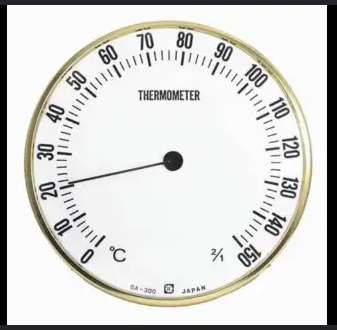
#> input picture eval/images/meter1.png, 337 x 330 px, given in place of meter1.jpg, which was not available
$ python ocr_meter.py
#> lines starting #> are read from the running program, lines starting #| are printed output that depends on the picture; after the words box and inside, x2 and y2 are one past the last pixel; in counts of white or black regions, pixels touching at a corner belong together; pictures that were not available may be replaced by others from this repository, and a replacement may not be noted
import cv2
import pytesseract

pytesseract.pytesseract.tesseract_cmd = r'C:\Program Files\Tesseract-OCR\tesseract.exe'

def main():
    img = cv2.imread("meter1.jpg")
#> img is the input picture: shape (330, 337, 3); mean B, G, R 212.3, 215.1, 215.1
    if img is None:
        print("画像が見つかりません。")
        return

    output_img = img.copy()

   # 2. 前処理（大津の二値化）
    gray = cv2.cvtColor(img, cv2.COLOR_BGR2GRAY)
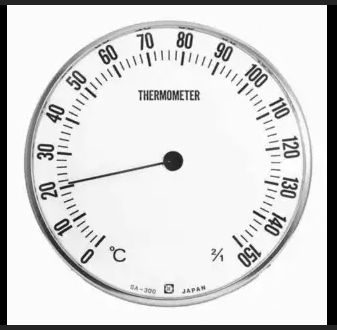
#> gray: shape (330, 337); min 0, max 255, mean 214.8
    _, thresh = cv2.threshold(gray, 0, 255, cv2.THRESH_BINARY + cv2.THRESH_OTSU)
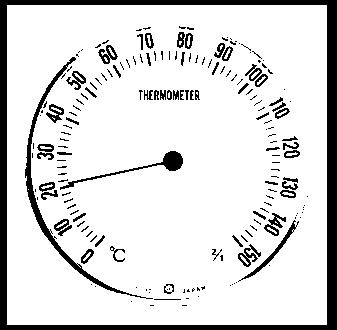
#> thresh: shape (330, 337); 86% white; 188 black regions (128 under 20 px), largest, box (x1, y1, x2, y2) and area: (0, 0, 337, 330) 8810, (25, 57, 153, 299) 1402, (60, 151, 183, 190) 568

    # ★【新規追加】文字を「太らせて」繋げる処理
    # (これにより、1文字ずつの泣き別れを防ぎ、ノイズを統合します)
    kernel_size = 5 # 繋げる強さ。1文字泣き別れが多い場合は大きくします
    kernel = cv2.getStructuringElement(cv2.MORPH_RECT, (kernel_size, kernel_size))

    # 膨張処理 (一度白を太らせる)
    dilated = cv2.dilate(thresh, kernel, iterations=1)
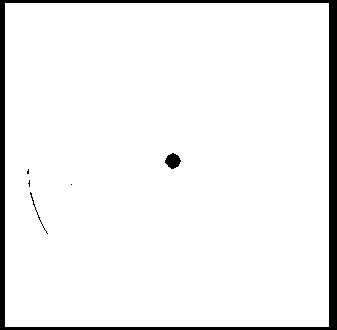
#> dilated: shape (330, 337); 94.2% white; 6 black regions (3 under 20 px), largest, box (x1, y1, x2, y2) and area: (0, 0, 337, 330) 6234, (165, 153, 181, 169) 173, (30, 192, 48, 234) 48
    # 【チェック用】文字が繋がっているか確認
    cv2.imshow("Check Dilation Image", dilated)

    # 3. 輪郭（文字の塊）を見つける
    # ★【変更】thresh ではなく、繋げたあとの dilated を渡します
    contours, _ = cv2.findContours(dilated, cv2.RETR_EXTERNAL, cv2.CHAIN_APPROX_SIMPLE)
#> contours = [[[5, 3], [5, 326], [328, 326], [328, 3]]]

    print("--- 各塊のサイズチェック ---")
    for cnt in contours:
        x, y, w, h = cv2.boundingRect(cnt)

        # ★【超重要】メーターの数字（横長）に合わせたサイズフィルター
        # 1文字だけの縦線（幅が狭すぎるもの）や、右下の巨大なノイズ（幅・高さが大きすぎるもの）を完全に弾きます
        if w < 40 or h < 35:   # 縦線や小さすぎるゴミを無視
            continue
        if w > 200 or h > 100: # 画面全体や大きすぎるノイズを無視
            continue

        print(f"塊を発見 -> 座標:({x}, {y}) 幅(w):{w}, 高さ(h):{h}")

        # 切り出しマージン（Tesseractが認識しやすい適度な広さ）
        margin = 10
        ymin = max(0, y - margin)
        ymax = min(img.shape[0], y + h + margin)
        xmin = max(0, x - margin)
        xmax = min(img.shape[1], x + w + margin)

        cropped = thresh[ymin:ymax, xmin:xmax]

        # ★ 傾き補正ではなく、Tesseractのモードを「--psm 7（単一のテキスト行）」に変更
        # これにより、多少傾いていても「1行の文字列」として文字の並びを正しく認識してくれます
        custom_config = r'--psm 7 -c tessedit_char_whitelist=0123456789km/h'
        text = pytesseract.image_to_string(cropped, config=custom_config).strip()

        # 誤認識でよくある「/」などの記号単体や、1文字のゴミは無視する
        if text and text not in ['/', 'l', 'I', '|']:
            print(f"  └ 【OCR成功】: {text}")
            # 描画
            cv2.rectangle(output_img, (x, y), (x + w, y + h), (0, 255, 0), 2)
            cv2.putText(output_img, text, (x, y - 5), cv2.FONT_HERSHEY_SIMPLEX, 0.6, (0, 0, 255), 2)
#> this loop made 1 pass
#> (cnt, x, y, w, h) on pass 1: ([[5, 3], [5, 326], [328, 326], [328, 3]], 5, 3, 324, 324)

    # 6. 結果を表示
    cv2.imshow("Advanced OCR Result", output_img)
    cv2.waitKey(0)
    cv2.destroyAllWindows()

if __name__ == "__main__":
    main()

$ run again, with eval/images/meter3.png copied over eval/images/meter1.png
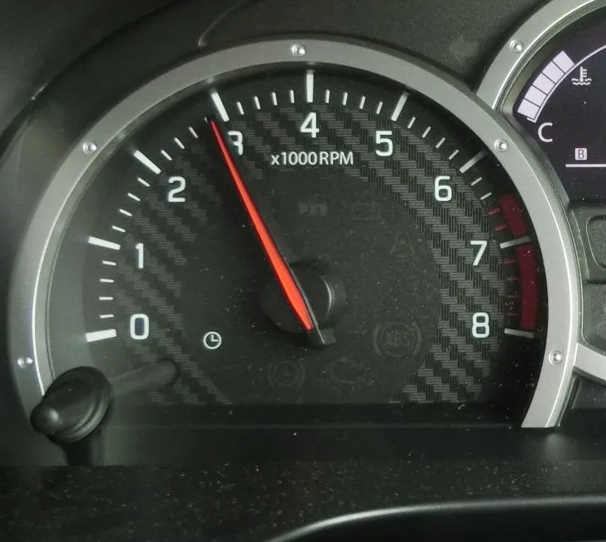
#> input picture eval/images/meter3.png, 606 x 542 px, given in place of meter1.jpg, which was not available
#> in main, img is the input picture: shape (542, 606, 3); mean B, G, R 61.6, 67.6, 63.7
#> in main, `_, thresh = cv2.threshold(gray, 0, 255, cv2.THRESH_BINARY + cv2.THRESH..`:
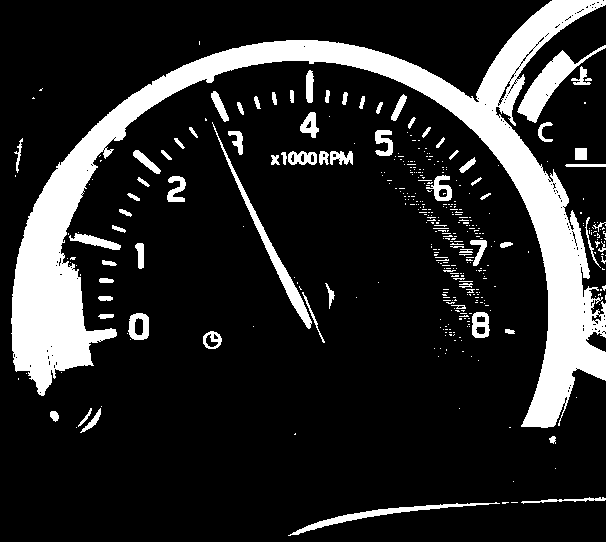
#> thresh: shape (542, 606); 16.3% white; 403 white regions (330 under 20 px), largest, box (x1, y1, x2, y2) and area: (11, 0, 606, 428) 40526, (517, 45, 606, 123) 1742, (212, 122, 312, 329) 1401
#> dilated: shape (542, 606); 24.2% white; 84 white regions
#> contours = 84 contours, 18 with area under 20; largest, box (x1, y1, x2, y2) and area: (9, 0, 606, 430) 51680, (373, 128, 497, 281) 4105, (210, 120, 327, 345) 2788, (286, 495, 606, 538) 2356, (429, 242, 493, 340) 2088
#> the loop in main, `for cnt in contours:` made 33 passes
#> (cnt, x, y, w, h) on passes 2, 3, 6, 8, 10, 11: ([[511, 479], [511, 483], [515, 483], [515, 479]], 511, 479, 5, 5), ([[553, 466], [553, 470], [557, 470], [557, 466]], 553, 466, 5, 5), ([[507, 425], [507, 429], [512, 429], [512, 425]], 507, 425, 6, 5), ([[457, 406], [457, 410], [461, 410], [461, 406]], 457, 406, 5, 5), ([[574, 395], [574, 399], [578, 399], [578, 395]], 574, 395, 5, 5), ([[16, 376], [16, 381], [20, 381], [20, 376]], 16, 376, 5, 6)
#> (printed output is left out)
#> after the loop in main, `for cnt in contours:`:
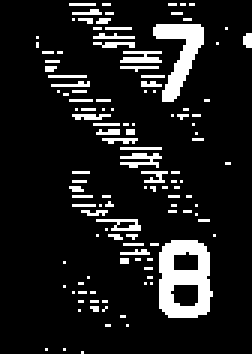
#> cropped: shape (118, 84) (shown 3 times larger); 11.7% white; 122 white regions (114 under 20 px), largest, box (x1, y1, x2, y2) and area: (53, 80, 71, 106) 319, (51, 8, 68, 34) 198, (40, 17, 54, 21) 40

$ run again, with eval/images/meter2.jpg saved as eval/images/meter1.png
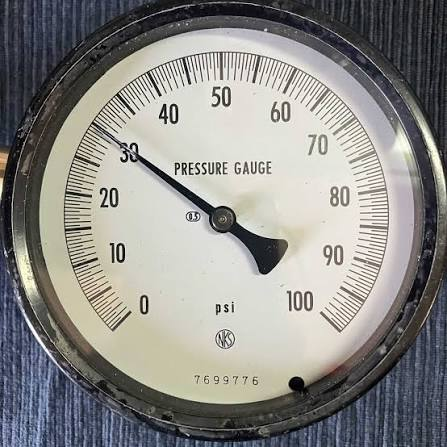
#> input picture eval/images/meter2.jpg, 447 x 447 px, given in place of meter1.jpg, which was not available
#> in main, img is the input picture: shape (447, 447, 3); mean B, G, R 136, 138.9, 139.6
#> in main, `_, thresh = cv2.threshold(gray, 0, 255, cv2.THRESH_BINARY + cv2.THRESH..`:
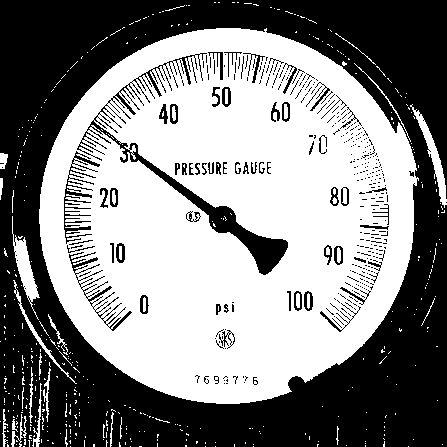
#> thresh: shape (447, 447); 52.4% white; 386 black regions (322 under 20 px), largest, box (x1, y1, x2, y2) and area: (0, 0, 447, 447) 84634, (77, 53, 288, 275) 4082, (64, 151, 100, 244) 851
#> dilated: shape (447, 447); 65.8% white; 37 black regions (20 under 20 px)
#> contours = 91 contours, 26 with area under 20; largest, box (x1, y1, x2, y2) and area: (37, 26, 425, 406) 114668, (0, 188, 90, 447) 8366, (404, 102, 447, 219) 1364, (101, 407, 134, 447) 775, (49, 12, 156, 94) 649
#> the loop in main, `for cnt in contours:` made 80 passes
#> (cnt, x, y, w, h) on passes 1 to 6: ([[406, 444], [406, 446], [410, 446], [410, 444]], 406, 444, 5, 3), ([[137, 444], [137, 446], [143, 446], [143, 444]], 137, 444, 7, 3), ([[344, 443], [344, 446], [348, 446], [348, 443]], 344, 443, 5, 4), ([[440, 442], [440, 446], [444, 446], [444, 442]], 440, 442, 5, 5), ([[251, 442], [251, 446], [255, 446], [255, 442]], 251, 442, 5, 5), ([[232, 442], [232, 446], [236, 446], [236, 442]], 232, 442, 5, 5)
#> (printed output is left out)
#> after the loop in main, `for cnt in contours:`:
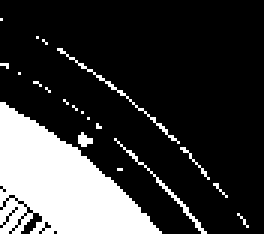
#> cropped: shape (78, 88) (shown 3 times larger); 21.6% white; 20 white regions (17 under 20 px), largest, box (x1, y1, x2, y2) and area: (0, 34, 54, 78) 1308, (38, 46, 69, 78) 54, (19, 16, 60, 48) 52
